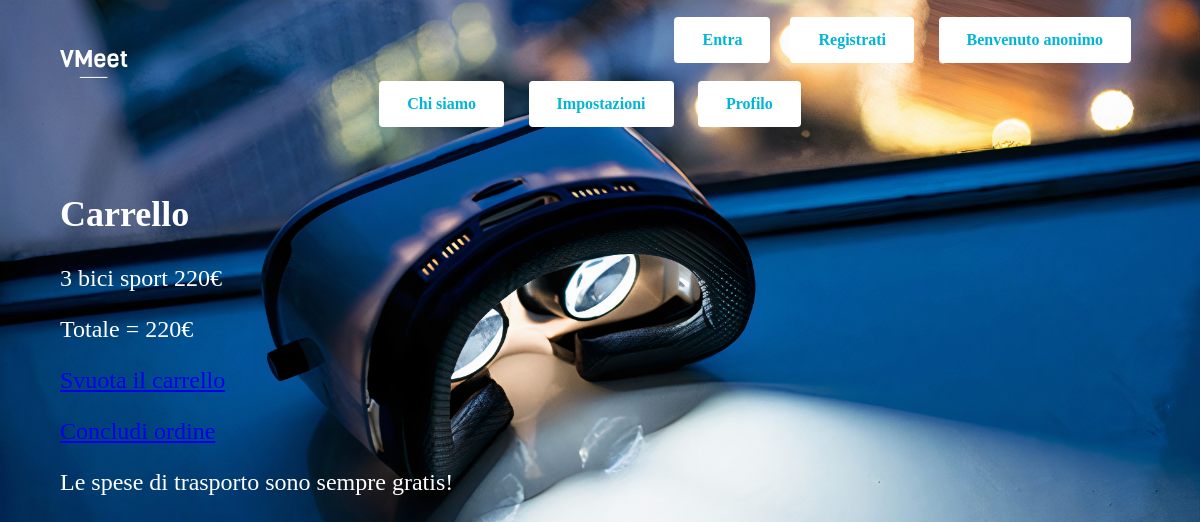
The page /index.php/go/mettiNelCarrello/3 on the database its author committed.
### tables this page shows
CREATE TABLE IF NOT EXISTS `articoli` (
  `id` int(11) NOT NULL,
  `nome` char(50) NOT NULL,
  `foto` char(50) NOT NULL,
  `prezzo` int(11) NOT NULL,
  PRIMARY KEY (`id`)
);

### application/controllers/Go.php (called while the page is built, shortened)
<?php
class Go extends CI_Controller {
	public function __construct()
	{
		if (!isset($this->session->carrello))
		{
			$carrello = array();
			$this->session->carrello = $carrello;
		}
		$this->load->helper('MenuItem');
	}
    public function carrello()
	{
		$totale = 0;
		foreach ($this->session->carrello as $merce)
		{
		    $totale = $totale + $merce->prezzo;
		}
		$data['totale'] = $totale;
		$this->load->view('header');
		$this->load->view('carrello',$data);
		$this->load->view('footer');
	}
	public function mettiNelCarrello($id)
	{
		$appo = $this->negozio_model->get_articolo($id);
		if (isset($appo))
		{
			$merce = new stdClass();
			$merce->id = $appo->id;
			$merce->nome = $appo->nome;
			$merce->prezzo = $appo->prezzo;
			$carrello = $this->session->carrello;
			$carrello[] = $merce;
			$this->session->carrello = $carrello;
			$this->carrello();
		}
		else
		{
		  $data['messaggio'] = "L'articolo non esiste!";
		  $this->load->view('header');
		  $this->load->view('errore', $data);
		  $this->load->view('footer');
		}
	}
}
?>

### index.php (called while the page is built, shortened)
<?php
require_once BASEPATH.'core/CodeIgniter.php';

### application/models/Negozio_model.php (called while the page is built, shortened)
<?php
class Negozio_model extends CI_model
{
	public function __construct()
	{
		$this->db->query("SET lc_messages = 'it_IT'");
	}
	public function get_articolo($id)
	{
		$query = $this->db->query("select * from articoli where id=?", array($id));
		return $query->row();
	}
}
?>

### application/views/carrello.php (the view)
<main>
<h2> Carrello </h2>
<?php foreach($this->session->carrello  as $merce): ?>
<p><?= $merce->id ?> <?= $merce->nome ?> <?= $merce->prezzo ?>&euro;</p>
<?php endforeach ?>
<p> Totale =  <?= $totale ?>&euro; </p>
<p> <?= anchor('go/svuotaCarrello', 'Svuota il carrello') ?> </p>
<p><?= anchor('go/concludiOrdine', 'Concludi ordine') ?> </p>
<p> Le spese di trasporto sono sempre gratis! </p>
</main>

### stile.css (style rules this page uses)
body { width: 90%; margin: auto; background-color: rgb(0, 0, 0); font-size: 150%; color: white; font-family: verdana; background-image: url("images/background5.jpg"); background-repeat: no-repeat, repeat; background-color: #000000; background-size:cover; }
nav a { display: inline-block; margin-right: 20px; }
.btn { border: none; color: rgb(0, 182, 214); background-color: white; padding: 14px 28px; font-size: 16px; cursor: pointer; display: inline-block; border-radius: 4px; text-decoration: none; font-weight: bold; }

### rows shown on the page
articoli: id "3", nome "bici sport", prezzo "220"

### other values the page prints
anchor('go/entra', 'Entra', ['class' => 'btn']) "Entra"
anchor('go/registrati', 'Registrati', ['class' => 'btn']) "Registrati"
$this->session->utente->nome "anonimo"
anchor('go/aboutus', 'Chi siamo', ['class' => 'btn']) "Chi siamo"
anchor('user/settings', 'Impostazioni', ['class' => 'btn']) "Impostazioni"
anchor('user/profile', 'Profilo', ['class' => 'btn']) "Profilo"
$totale "220"
anchor('go/svuotaCarrello', 'Svuota il carrello') "Svuota il carrello"
anchor('go/concludiOrdine', 'Concludi ordine') "Concludi ordine"
